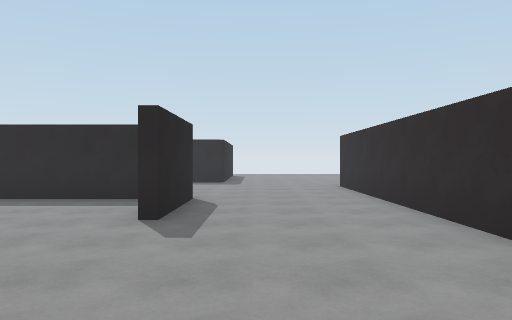
[1] (above)

12 first-person views from a walk through a Unity game level. The camera is 1.5 m above the floor, looks level and sees 70° across. The floor is counted in squares, 2 m on a side. Each view is taken from the middle of a square. On the plan, view 1 faces up. The plan holds only what a view shows up to about 11 squares ahead; the rest is blank.

[2]
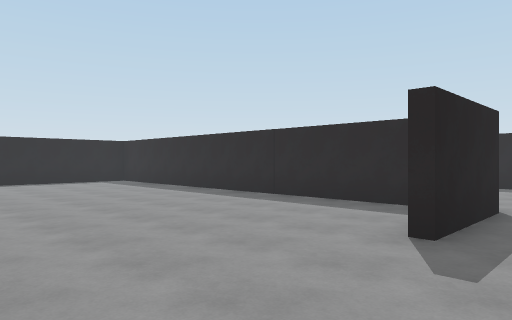

[3]
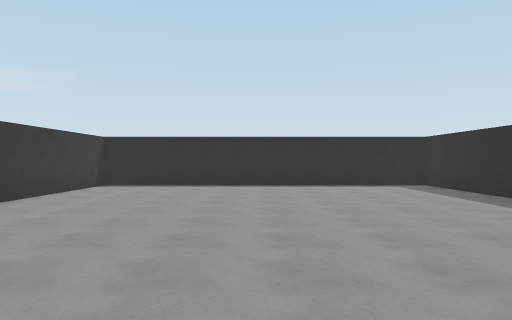

[4]
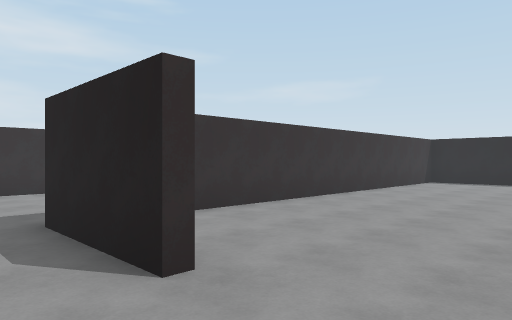

[5]
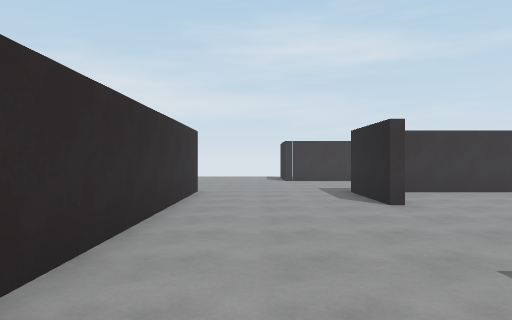

[6]
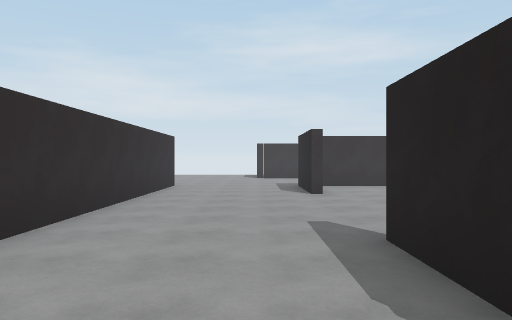

[7]
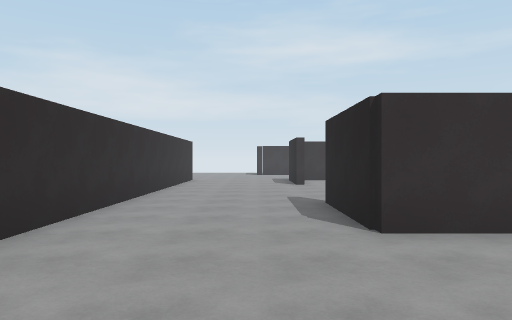

[8]
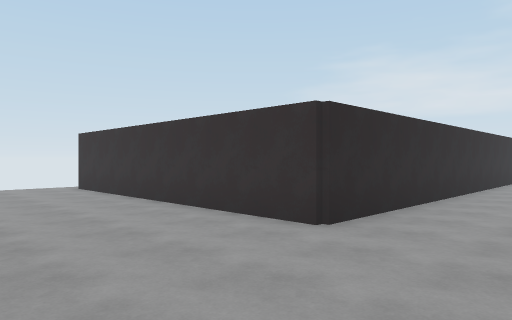

[9]
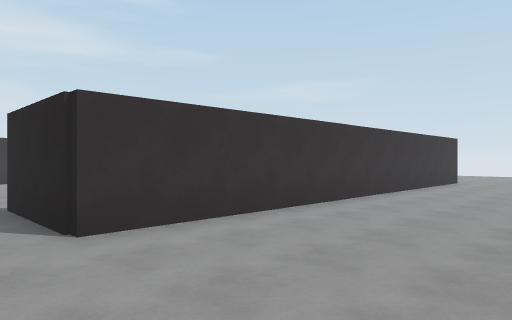

[10]
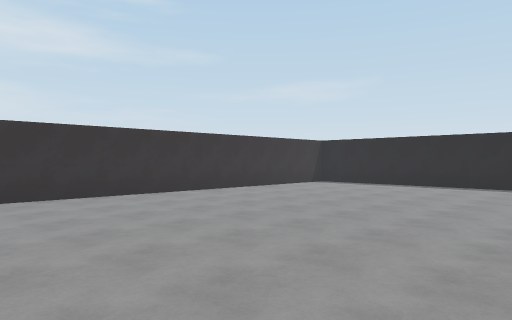

[11]
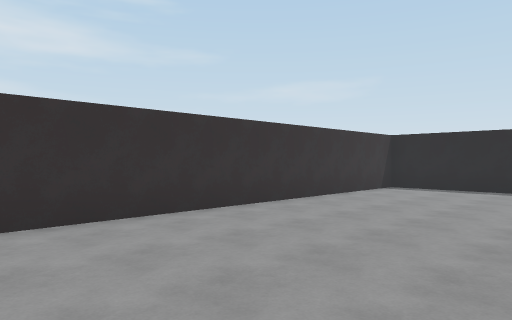

[12]
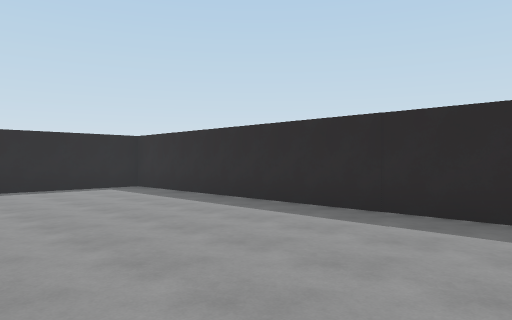

### Floor plan
Points are (right, up) in squares from view 1. A wall is a line through its corners. A room is listed if a view was taken in it or the views show most of it. See-through windows are left out.
Room 1 (views 1, 2, 3, 4, 5, 10, 11, 12)
walls: (-2.2, 7) (-12.8, 7) (-12.8, -2.5) (-1.9, -2.5); (-1.2, 7.3) (-1.2, 4.5); (2.4, 0.4) (2.4, 8.5)
ways out: opening at (1, 0.7) to room 2; opening at (1, 7.7) to room 2
Room 2 (views 6, 7, 9)
walls: (-11.9, 7.3) (-1.2, 7.3); (-1.2, 0) (-1.2, -2.6); (2.4, 8.5) (2.4, 10.5); (2.4, -2.8) (2.4, 0.4); (-2.5, -7.1) (-1.5, -7.1)
ways out: opening at (1, 0.7) to room 1; opening at (1, 7.7) to room 1; opening at (1, 11.3) to room 3
Room 3 (view 8)
walls: (2.4, 10.5) (10, 10.5)
ways out: opening at (1, 11.3) to room 2; gap at (10, 10)

Positions as (right, up) in squares from view 1, and headings:
1: (0, 0), facing up
2: (0, 1), facing up-left
3: (-2, 2), facing left
4: (0, 2), facing down-left
5: (1, 6), facing down
6: (0, 8), facing down
7: (0, 11), facing down
8: (0, 14), facing down-right
9: (0, 11), facing down-left
10: (-2, 5), facing down-left
11: (-3, 2), facing down-left
12: (-3, 2), facing up-left
